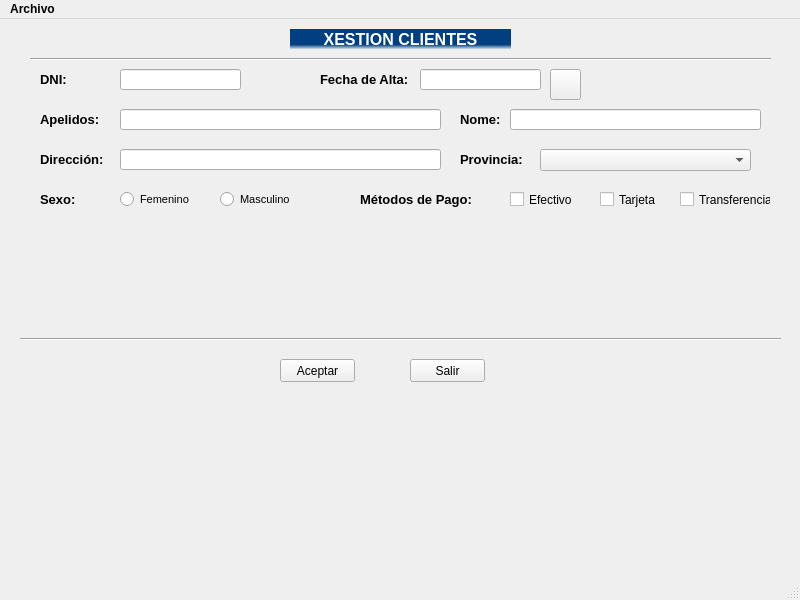
<?xml version="1.0" encoding="UTF-8"?>
<ui version="4.0">
 <class>venPrincipal</class>
 <widget class="QMainWindow" name="venPrincipal">
  <property name="geometry">
   <rect>
    <x>0</x>
    <y>0</y>
    <width>800</width>
    <height>600</height>
   </rect>
  </property>
  <property name="font">
   <font>
    <weight>75</weight>
    <bold>true</bold>
   </font>
  </property>
  <property name="windowTitle">
   <string>Proyecto Uno</string>
  </property>
  <property name="styleSheet">
   <string notr="true"/>
  </property>
  <widget class="QWidget" name="centralwidget">
   <widget class="Line" name="lineaSuperior">
    <property name="geometry">
     <rect>
      <x>30</x>
      <y>30</y>
      <width>741</width>
      <height>20</height>
     </rect>
    </property>
    <property name="orientation">
     <enum>Qt::Horizontal</enum>
    </property>
   </widget>
   <widget class="QLabel" name="lblTitulo">
    <property name="geometry">
     <rect>
      <x>290</x>
      <y>10</y>
      <width>221</width>
      <height>21</height>
     </rect>
    </property>
    <property name="font">
     <font>
      <pointsize>12</pointsize>
      <weight>75</weight>
      <bold>true</bold>
     </font>
    </property>
    <property name="styleSheet">
     <string notr="true">background-color: qlineargradient(spread:pad, x1:0, y1:0.743864, x2:0, y2:1, stop:0 rgba(0, 63, 128, 255), stop:1 rgba(255, 255, 255, 255));
color: rgb(255, 255, 255);</string>
    </property>
    <property name="text">
     <string>XESTION CLIENTES</string>
    </property>
    <property name="textFormat">
     <enum>Qt::AutoText</enum>
    </property>
    <property name="scaledContents">
     <bool>false</bool>
    </property>
    <property name="alignment">
     <set>Qt::AlignCenter</set>
    </property>
   </widget>
   <widget class="QLabel" name="lblDNI">
    <property name="geometry">
     <rect>
      <x>40</x>
      <y>50</y>
      <width>71</width>
      <height>21</height>
     </rect>
    </property>
    <property name="font">
     <font>
      <family>Tahoma</family>
      <pointsize>10</pointsize>
      <weight>75</weight>
      <bold>true</bold>
     </font>
    </property>
    <property name="text">
     <string>DNI:</string>
    </property>
   </widget>
   <widget class="QLineEdit" name="editDNI">
    <property name="geometry">
     <rect>
      <x>120</x>
      <y>50</y>
      <width>121</width>
      <height>21</height>
     </rect>
    </property>
    <property name="font">
     <font>
      <family>Calibri</family>
      <pointsize>12</pointsize>
      <weight>50</weight>
      <bold>false</bold>
     </font>
    </property>
    <property name="text">
     <string/>
    </property>
   </widget>
   <widget class="QLabel" name="lblApellidos">
    <property name="geometry">
     <rect>
      <x>40</x>
      <y>90</y>
      <width>71</width>
      <height>21</height>
     </rect>
    </property>
    <property name="font">
     <font>
      <family>Tahoma</family>
      <pointsize>10</pointsize>
      <weight>75</weight>
      <bold>true</bold>
     </font>
    </property>
    <property name="text">
     <string>Apelidos:</string>
    </property>
   </widget>
   <widget class="QLineEdit" name="editApellido">
    <property name="geometry">
     <rect>
      <x>120</x>
      <y>90</y>
      <width>321</width>
      <height>21</height>
     </rect>
    </property>
    <property name="font">
     <font>
      <family>Calibri</family>
      <pointsize>12</pointsize>
      <weight>50</weight>
      <bold>false</bold>
     </font>
    </property>
    <property name="text">
     <string/>
    </property>
   </widget>
   <widget class="QLabel" name="lblNombre">
    <property name="geometry">
     <rect>
      <x>460</x>
      <y>90</y>
      <width>41</width>
      <height>21</height>
     </rect>
    </property>
    <property name="font">
     <font>
      <family>Tahoma</family>
      <pointsize>10</pointsize>
      <weight>75</weight>
      <bold>true</bold>
     </font>
    </property>
    <property name="text">
     <string>Nome:</string>
    </property>
   </widget>
   <widget class="QLineEdit" name="editNombre">
    <property name="geometry">
     <rect>
      <x>510</x>
      <y>90</y>
      <width>251</width>
      <height>21</height>
     </rect>
    </property>
    <property name="font">
     <font>
      <family>Calibri</family>
      <pointsize>12</pointsize>
      <weight>50</weight>
      <bold>false</bold>
     </font>
    </property>
    <property name="text">
     <string/>
    </property>
   </widget>
   <widget class="Line" name="lineaInferior">
    <property name="geometry">
     <rect>
      <x>20</x>
      <y>310</y>
      <width>761</width>
      <height>20</height>
     </rect>
    </property>
    <property name="orientation">
     <enum>Qt::Horizontal</enum>
    </property>
   </widget>
   <widget class="QPushButton" name="btnAceptar">
    <property name="geometry">
     <rect>
      <x>280</x>
      <y>340</y>
      <width>75</width>
      <height>23</height>
     </rect>
    </property>
    <property name="font">
     <font>
      <weight>50</weight>
      <bold>false</bold>
     </font>
    </property>
    <property name="text">
     <string>Aceptar</string>
    </property>
   </widget>
   <widget class="QPushButton" name="btnSalir">
    <property name="geometry">
     <rect>
      <x>410</x>
      <y>340</y>
      <width>75</width>
      <height>23</height>
     </rect>
    </property>
    <property name="font">
     <font>
      <weight>50</weight>
      <bold>false</bold>
     </font>
    </property>
    <property name="text">
     <string>Salir</string>
    </property>
   </widget>
   <widget class="QLabel" name="lblValido">
    <property name="geometry">
     <rect>
      <x>260</x>
      <y>50</y>
      <width>16</width>
      <height>21</height>
     </rect>
    </property>
    <property name="font">
     <font>
      <family>MV Boli</family>
      <pointsize>14</pointsize>
      <weight>75</weight>
      <bold>true</bold>
     </font>
    </property>
    <property name="text">
     <string/>
    </property>
   </widget>
   <widget class="QLabel" name="lblSexo">
    <property name="geometry">
     <rect>
      <x>40</x>
      <y>170</y>
      <width>71</width>
      <height>21</height>
     </rect>
    </property>
    <property name="font">
     <font>
      <family>Tahoma</family>
      <pointsize>10</pointsize>
      <weight>75</weight>
      <bold>true</bold>
     </font>
    </property>
    <property name="text">
     <string>Sexo:</string>
    </property>
   </widget>
   <widget class="QRadioButton" name="rbtMasc">
    <property name="geometry">
     <rect>
      <x>220</x>
      <y>170</y>
      <width>82</width>
      <height>21</height>
     </rect>
    </property>
    <property name="font">
     <font>
      <family>Tahoma</family>
      <pointsize>8</pointsize>
      <weight>50</weight>
      <bold>false</bold>
     </font>
    </property>
    <property name="text">
     <string>Masculino</string>
    </property>
   </widget>
   <widget class="QRadioButton" name="rbtFem">
    <property name="geometry">
     <rect>
      <x>120</x>
      <y>170</y>
      <width>82</width>
      <height>21</height>
     </rect>
    </property>
    <property name="font">
     <font>
      <family>Tahoma</family>
      <pointsize>8</pointsize>
      <weight>50</weight>
      <bold>false</bold>
     </font>
    </property>
    <property name="text">
     <string>Femenino</string>
    </property>
   </widget>
   <widget class="QLabel" name="lblSexo_2">
    <property name="geometry">
     <rect>
      <x>360</x>
      <y>170</y>
      <width>141</width>
      <height>21</height>
     </rect>
    </property>
    <property name="font">
     <font>
      <family>Tahoma</family>
      <pointsize>10</pointsize>
      <weight>75</weight>
      <bold>true</bold>
     </font>
    </property>
    <property name="text">
     <string>Métodos de Pago:</string>
    </property>
   </widget>
   <widget class="QLabel" name="lblDireccion">
    <property name="geometry">
     <rect>
      <x>40</x>
      <y>130</y>
      <width>71</width>
      <height>21</height>
     </rect>
    </property>
    <property name="font">
     <font>
      <family>Tahoma</family>
      <pointsize>10</pointsize>
      <weight>75</weight>
      <bold>true</bold>
     </font>
    </property>
    <property name="text">
     <string>Dirección:</string>
    </property>
   </widget>
   <widget class="QLineEdit" name="editDireccion">
    <property name="geometry">
     <rect>
      <x>120</x>
      <y>130</y>
      <width>321</width>
      <height>21</height>
     </rect>
    </property>
    <property name="font">
     <font>
      <family>Calibri</family>
      <pointsize>12</pointsize>
      <weight>50</weight>
      <bold>false</bold>
     </font>
    </property>
    <property name="text">
     <string/>
    </property>
   </widget>
   <widget class="QLabel" name="lblProvincia">
    <property name="geometry">
     <rect>
      <x>460</x>
      <y>130</y>
      <width>71</width>
      <height>21</height>
     </rect>
    </property>
    <property name="font">
     <font>
      <family>Tahoma</family>
      <pointsize>10</pointsize>
      <weight>75</weight>
      <bold>true</bold>
     </font>
    </property>
    <property name="text">
     <string>Provincia:</string>
    </property>
   </widget>
   <widget class="QCheckBox" name="chkEfectivo">
    <property name="geometry">
     <rect>
      <x>510</x>
      <y>170</y>
      <width>70</width>
      <height>21</height>
     </rect>
    </property>
    <property name="font">
     <font>
      <family>Tahoma</family>
      <weight>50</weight>
      <bold>false</bold>
     </font>
    </property>
    <property name="text">
     <string>Efectivo</string>
    </property>
   </widget>
   <widget class="QCheckBox" name="chkTarjeta">
    <property name="geometry">
     <rect>
      <x>600</x>
      <y>170</y>
      <width>70</width>
      <height>21</height>
     </rect>
    </property>
    <property name="font">
     <font>
      <family>Tahoma</family>
      <weight>50</weight>
      <bold>false</bold>
     </font>
    </property>
    <property name="text">
     <string>Tarjeta</string>
    </property>
   </widget>
   <widget class="QCheckBox" name="chkTransferencia">
    <property name="geometry">
     <rect>
      <x>680</x>
      <y>170</y>
      <width>91</width>
      <height>21</height>
     </rect>
    </property>
    <property name="font">
     <font>
      <family>Tahoma</family>
      <weight>50</weight>
      <bold>false</bold>
     </font>
    </property>
    <property name="text">
     <string>Transferencia</string>
    </property>
   </widget>
   <widget class="QComboBox" name="cmbProvincia">
    <property name="geometry">
     <rect>
      <x>540</x>
      <y>130</y>
      <width>211</width>
      <height>22</height>
     </rect>
    </property>
   </widget>
   <widget class="QLabel" name="lblFecha">
    <property name="geometry">
     <rect>
      <x>320</x>
      <y>50</y>
      <width>101</width>
      <height>21</height>
     </rect>
    </property>
    <property name="font">
     <font>
      <family>Tahoma</family>
      <pointsize>10</pointsize>
      <weight>75</weight>
      <bold>true</bold>
     </font>
    </property>
    <property name="text">
     <string>Fecha de Alta:</string>
    </property>
   </widget>
   <widget class="QLineEdit" name="editFecha">
    <property name="geometry">
     <rect>
      <x>420</x>
      <y>50</y>
      <width>121</width>
      <height>21</height>
     </rect>
    </property>
    <property name="font">
     <font>
      <family>Calibri</family>
      <pointsize>12</pointsize>
      <weight>50</weight>
      <bold>false</bold>
     </font>
    </property>
    <property name="text">
     <string/>
    </property>
   </widget>
   <widget class="QPushButton" name="btnCalendar">
    <property name="geometry">
     <rect>
      <x>550</x>
      <y>50</y>
      <width>31</width>
      <height>31</height>
     </rect>
    </property>
    <property name="text">
     <string/>
    </property>
    <property name="icon">
     <iconset resource="img/rc_calendar.qrc">
      <normaloff>:/rc_calendar/calendar.png</normaloff>:/rc_calendar/calendar.png</iconset>
    </property>
    <property name="iconSize">
     <size>
      <width>32</width>
      <height>32</height>
     </size>
    </property>
   </widget>
  </widget>
  <widget class="QMenuBar" name="menubar">
   <property name="geometry">
    <rect>
     <x>0</x>
     <y>0</y>
     <width>800</width>
     <height>21</height>
    </rect>
   </property>
   <widget class="QMenu" name="menuArchivo">
    <property name="title">
     <string>Archivo</string>
    </property>
    <addaction name="actionSalir"/>
   </widget>
   <addaction name="menuArchivo"/>
  </widget>
  <widget class="QStatusBar" name="statusbar"/>
  <action name="actionSalir">
   <property name="text">
    <string>Salir</string>
   </property>
   <property name="shortcut">
    <string>Ctrl+S</string>
   </property>
  </action>
 </widget>
 <resources>
  <include location="img/rc_calendar.qrc"/>
 </resources>
 <connections/>
</ui>
